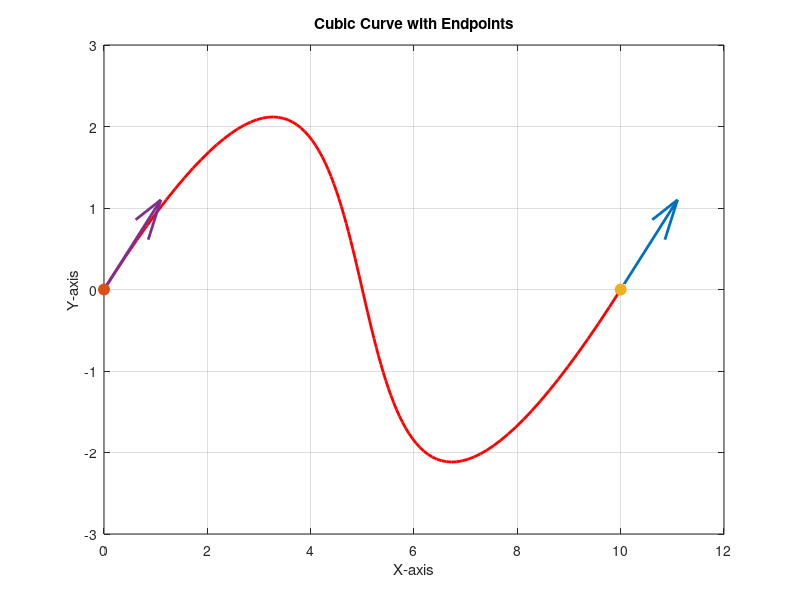

This figure's MATLAB source:
clear; close all; clc;
% Define Endpoints and Derivative at the endpoints
answer = inputdlg({'P1 = [x; y]', ...
    'P4 = [x; y]', 'R1 = [x; y]', 'R4 = [x; y]'}, ...
    'Hermite Curve Data', [1 30], {'[0; 0]', '[10; 0]', ... 
    '[22; 22]', '[22; 22]'});

P1 = str2num(answer{1});
P4 = str2num(answer{2});
R1 = str2num(answer{3});
R4 = str2num(answer{4});


G = [P1 P4 R1 R4];

M = [2 -3 0 1;
    -2 3 0 0;
    1 -2 1 0;
    1 -1 0 0];
t = linspace(0, 1, 100);

T = [t .^ 3;
    t .^ 2;
    t;
    ones(size(t))];

Q = G * M * T;

plot(Q(1, :), Q(2, :), 'Color', 'red', 'LineWidth', 2);

hold on;
plot(P1(1), P1(2), 'o', 'MarkerSize', 8, 'MarkerFaceColor','auto');
plot(P4(1), P4(2), 'o', 'MarkerSize', 8, 'MarkerFaceColor','auto');
xlabel('X-axis');
ylabel('Y-axis');
title('Cubic Curve with Endpoints');
grid on;

% Now plot the tangent vector 
quiver(P1(1), P1(2), 0.05 * R1(1), 0.05 * R1(2), 0, 'LineWidth', 2);
quiver(P4(1), P4(2), 0.05 * R4(1), 0.05 * R4(2), 0, 'LineWidth', 2);
hold off;
